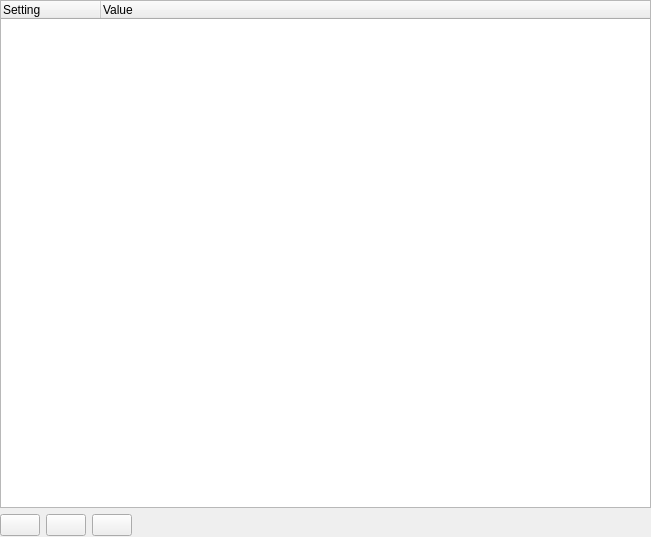
             <widget class="QWidget" name="scrollAreaWidgetContents_7">
              <property name="geometry">
               <rect>
                <x>0</x>
                <y>0</y>
                <width>651</width>
                <height>537</height>
               </rect>
              </property>
              <layout class="QVBoxLayout" name="verticalLayout_23">
               <property name="leftMargin">
                <number>0</number>
               </property>
               <property name="topMargin">
                <number>0</number>
               </property>
               <property name="rightMargin">
                <number>0</number>
               </property>
               <property name="bottomMargin">
                <number>0</number>
               </property>
               <item>
                <widget class="QTreeWidget" name="mJoinTreeWidget">
                 <property name="alternatingRowColors">
                  <bool>true</bool>
                 </property>
                 <property name="selectionMode">
                  <enum>QAbstractItemView::NoSelection</enum>
                 </property>
                 <property name="columnCount">
                  <number>2</number>
                 </property>
                 <column>
                  <property name="text">
                   <string>Setting</string>
                  </property>
                 </column>
                 <column>
                  <property name="text">
                   <string>Value</string>
                  </property>
                 </column>
                </widget>
               </item>
               <item>
                <layout class="QHBoxLayout" name="horizontalLayout">
                 <item>
                  <widget class="QPushButton" name="mButtonAddJoin">
                   <property name="toolTip">
                    <string>Add new join</string>
                   </property>
                   <property name="text">
                    <string/>
                   </property>
                   <property name="icon">
                    <iconset resource="../../images/images.qrc">
                     <normaloff>:/images/themes/default/symbologyAdd.svg</normaloff>:/images/themes/default/symbologyAdd.svg</iconset>
                   </property>
                  </widget>
                 </item>
                 <item>
                  <widget class="QPushButton" name="mButtonRemoveJoin">
                   <property name="toolTip">
                    <string>Remove selected join</string>
                   </property>
                   <property name="text">
                    <string/>
                   </property>
                   <property name="icon">
                    <iconset resource="../../images/images.qrc">
                     <normaloff>:/images/themes/default/symbologyRemove.svg</normaloff>:/images/themes/default/symbologyRemove.svg</iconset>
                   </property>
                  </widget>
                 </item>
                 <item>
                  <widget class="QPushButton" name="mButtonEditJoin">
                   <property name="toolTip">
                    <string>Edit selected join</string>
                   </property>
                   <property name="text">
                    <string/>
                   </property>
                   <property name="icon">
                    <iconset resource="../../images/images.qrc">
                     <normaloff>:/images/themes/default/mActionToggleEditing.svg</normaloff>:/images/themes/default/mActionToggleEditing.svg</iconset>
                   </property>
                  </widget>
                 </item>
                 <item>
                  <spacer name="horizontalSpacer">
                   <property name="orientation">
                    <enum>Qt::Horizontal</enum>
                   </property>
                   <property name="sizeHint" stdset="0">
                    <size>
                     <width>0</width>
                     <height>23</height>
                    </size>
                   </property>
                  </spacer>
                 </item>
                </layout>
               </item>
              </layout>
             </widget>
